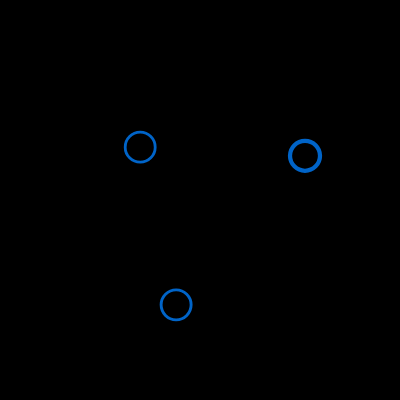
Frame 1 (no input)
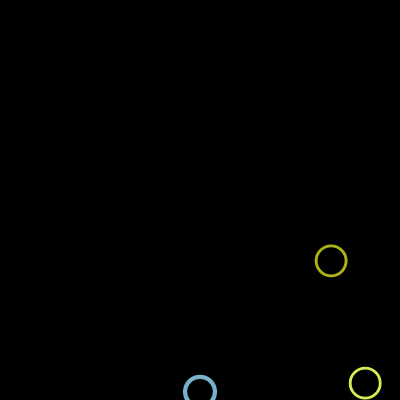
Frame 60 (no input)
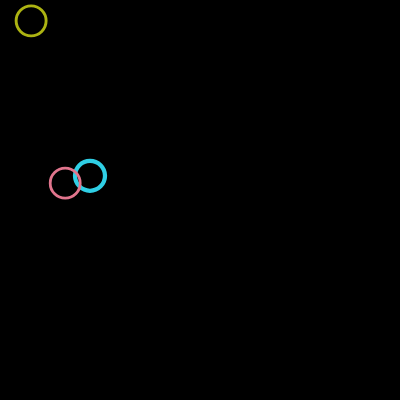
Frame 120 (the mouse pressed at the canvas centre since frame 60)

The p5.js sketch that drew these frames (run headless with seeded random() and noise() and a simulated clock; from frame 60 on, the mouse is pressed at the canvas centre):

// p5.js sketch
// ── sketch.js
let bubble1,bubble2,bubble3;
function setup() {
  createCanvas(400, 400);
  bubble1 = new Bubble(random(50,400),random(100,350),random(2,5));
  bubble2 = new Bubble(random(50,400),random(100,350),random(2,5));
  bubble3= new Bubble(random(50,400),random(100,350),random(2,5));
}

function draw() {
  background(0);

  bubble1.move();
  bubble1.bounce();
  bubble1.show();
  bubble2.move();
  bubble2.bounce();
  bubble2.show();
  bubble3.move();
  bubble3.bounce();
  bubble3.show();
}

class Bubble {
  constructor(tempX,tempY,tempS){
    this.x = tempX;
    this.y = tempY;
    this.value = tempS;
    this.xspeed = 5;
    this.yspeed = 4;
    this.r = 0;
    this.g = 100;
    this.b = 200;
  }

  move(){
    this.x = this.x + this.xspeed;
    this.y = this.y + this.yspeed;
  }

  show(){
  stroke(this.r,this.g,this.b);
    strokeWeight(this.value);
    noFill();
    ellipse(this.x,this.y,30,30)
  }
  bounce(){
    if(this.x <= 0 || this.x >= width){
      this.xspeed = this.xspeed * -1
      this.r = random(0,255)
      this.g = random(0,255)
      this.b = random(0,255)
    }
    if(this.y <= 0 || this.y >= height){
     this.yspeed = this.yspeed * -1;
      this.r = random(0,255)
      this.g = random(0,255)
      this.b = random(0,255)
    }
  }
}
